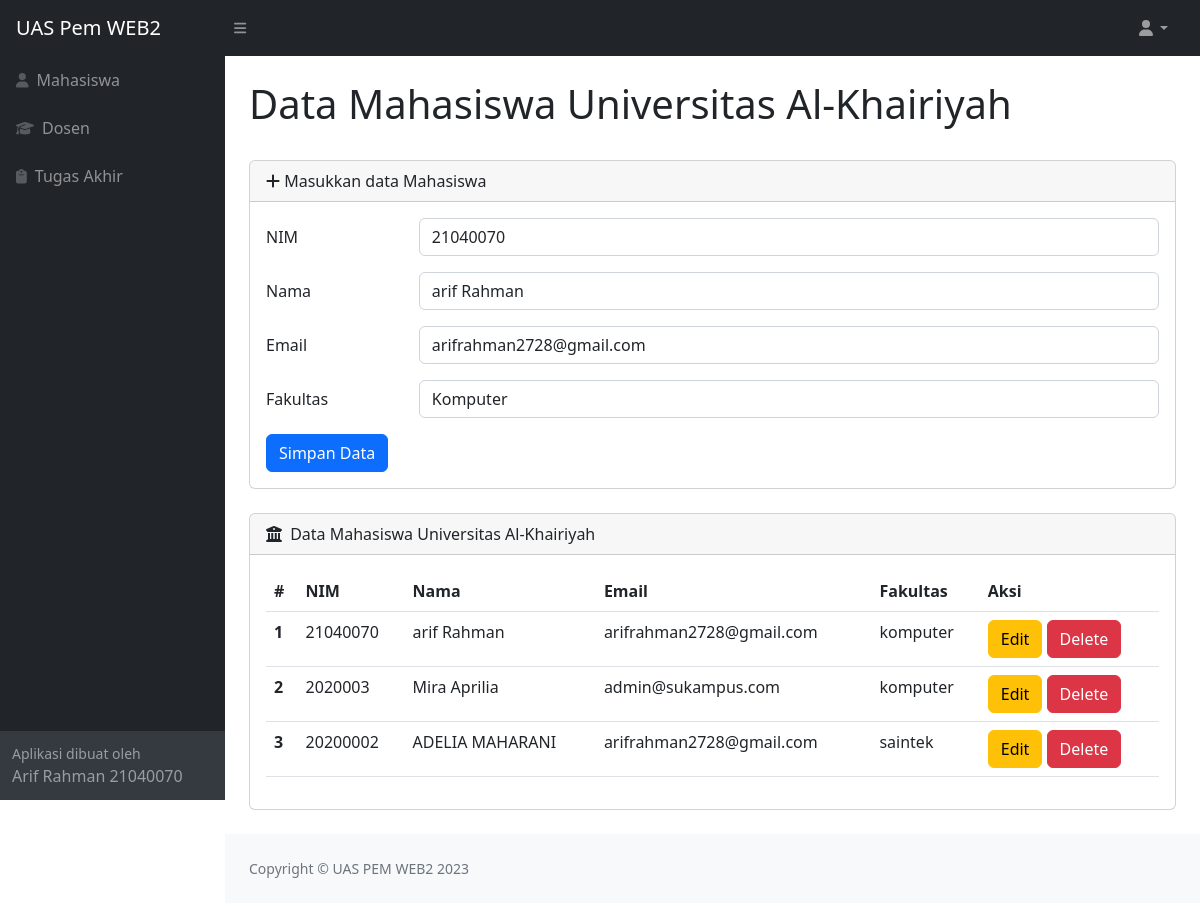
The app's page /index.php?op=edit&id=28 (signed in) with its own data.
### tables this page shows
CREATE TABLE `mahasiswa` (
  `id` int(11) NOT NULL,
  `nim` varchar(25) NOT NULL,
  `nama` varchar(25) NOT NULL,
  `email` varchar(25) NOT NULL,
  `fakultas` varchar(25) NOT NULL
);

### pages/content/mahasiswa.php (the view, shortened to what this page needs)
<?php
include_once("koneksi/config.php");
$nim        = "";
$nama       = "";
$email      = "";
$fakultas   = "";
if (isset($_GET['op'])) {
    $op = $_GET['op'];
} else {
    $op = "";
}
if ($op == 'edit') {
    $id         = $_GET['id'];
    $sql1       = "select * from mahasiswa where id = '$id'";
    $q1         = mysqli_query($koneksi, $sql1);
    $r1         = mysqli_fetch_array($q1);
    $nim        = $r1['nim'];
    $nama       = $r1['nama'];
    $email     = $r1['email'];
    $fakultas   = $r1['fakultas'];
}
?>
<main>
    <div class="container-fluid px-4">
        <h1 class="mt-4">Data Mahasiswa Universitas Al-Khairiyah</h1>
        <div class="card mb-4">
            <div class="card-header">
                <i class="fas fa-plus"></i>
                Masukkan data Mahasiswa
            </div>
            <div class="card-body">
                <form action="" method="POST">
                    <div class="mb-3 row">
                        <label for="nim" class="col-sm-2 col-form-label">NIM</label>
                        <div class="col-sm-10">
                            <input type="text" class="form-control" id="nim" name="nim" value="<?php echo $nim ?>">
                        </div>
                    </div>
                    <div class="mb-3 row">
                        <label for="nama" class="col-sm-2 col-form-label">Nama</label>
                        <div class="col-sm-10">
                            <input type="text" class="form-control" id="nama" name="nama" value="<?php echo $nama ?>">
                        </div>
                    </div>
                    <div class="mb-3 row">
                        <label for="email" class="col-sm-2 col-form-label">Email</label>
                        <div class="col-sm-10">
                            <input type="text" class="form-control" id="email" name="email" value="<?php echo $email ?>">
                        </div>
                    </div>
                    <div class="mb-3 row">
                        <label for="fakultas" class="col-sm-2 col-form-label">Fakultas</label>
                        <div class="col-sm-10">
                            <select class="form-control" name="fakultas" id="fakultas">
                                <option value="komputer" <?php if ($fakultas == "komputer") echo "selected" ?>>Komputer</option>
                            </select>
                        </div>
                    </div>
                    <div class="col-12">
                        <input type="submit" name="simpan" value="Simpan Data" class="btn btn-primary" />
                    </div>
                </form>
            </div>
        </div>
    </div>
</main>
    <?php
    include_once("koneksi/config.php");
    ?>
<main>
    <div class="container-fluid px-4">
        <div class="card mb-4">
            <div class="card-header">
                <i class="fas fa-building-columns me-1"></i>
                Data Mahasiswa Universitas Al-Khairiyah
            </div>
            <div class="card-body">
            <table class="table">
                    <thead>
                        <tr>
                            <th scope="col">#</th>
                            <th scope="col">NIM</th>
                            <th scope="col">Nama</th>
                            <th scope="col">Email</th>
                            <th scope="col">Fakultas</th>
                            <th scope="col">Aksi</th>
                        </tr>
                    </thead>
                    <tbody>
                        <?php
                        $sql2   = "select * from mahasiswa order by id desc";
                        $q2     = mysqli_query($koneksi, $sql2);
                        $urut   = 1;
                        while ($r2 = mysqli_fetch_array($q2)) {
                            $id         = $r2['id'];
                            $nim        = $r2['nim'];
                            $nama       = $r2['nama'];
                            $email     = $r2['email'];
                            $fakultas   = $r2['fakultas'];
                        ?>
                            <tr>
                                <th scope="row"><?php echo $urut++ ?></th>
                                <td scope="row"><?php echo $nim ?></td>
                                <td scope="row"><?php echo $nama ?></td>
                                <td scope="row"><?php echo $email ?></td>
                                <td scope="row"><?php echo $fakultas ?></td>
                                <td scope="row">
                                    <a href="index.php?op=edit&id=<?php echo $id ?>"><button type="button" class="btn btn-warning">Edit</button></a>
                                    <a href="index.php?op=delete&id=<?php echo $id?>" onclick="return confirm('Yakin mau delete data?')"><button type="button" class="btn btn-danger">Delete</button></a>
                                </td>
                            </tr>
                        <?php
                        }
                        ?>
                    </tbody>
                </table>
            </div>
        </div>
    </div>
</main>

### records on screen
mahasiswa: nim "21040070", nama "arif Rahman", email "arifrahman2728@gmail.com", fakultas "Komputer", fakultas "komputer"
mahasiswa: nim "2020003", nama "Mira Aprilia", email "admin@sukampus.com", fakultas "komputer"
mahasiswa: nim "20200002", nama "ADELIA MAHARANI", email "arifrahman2728@gmail.com", fakultas "saintek"
